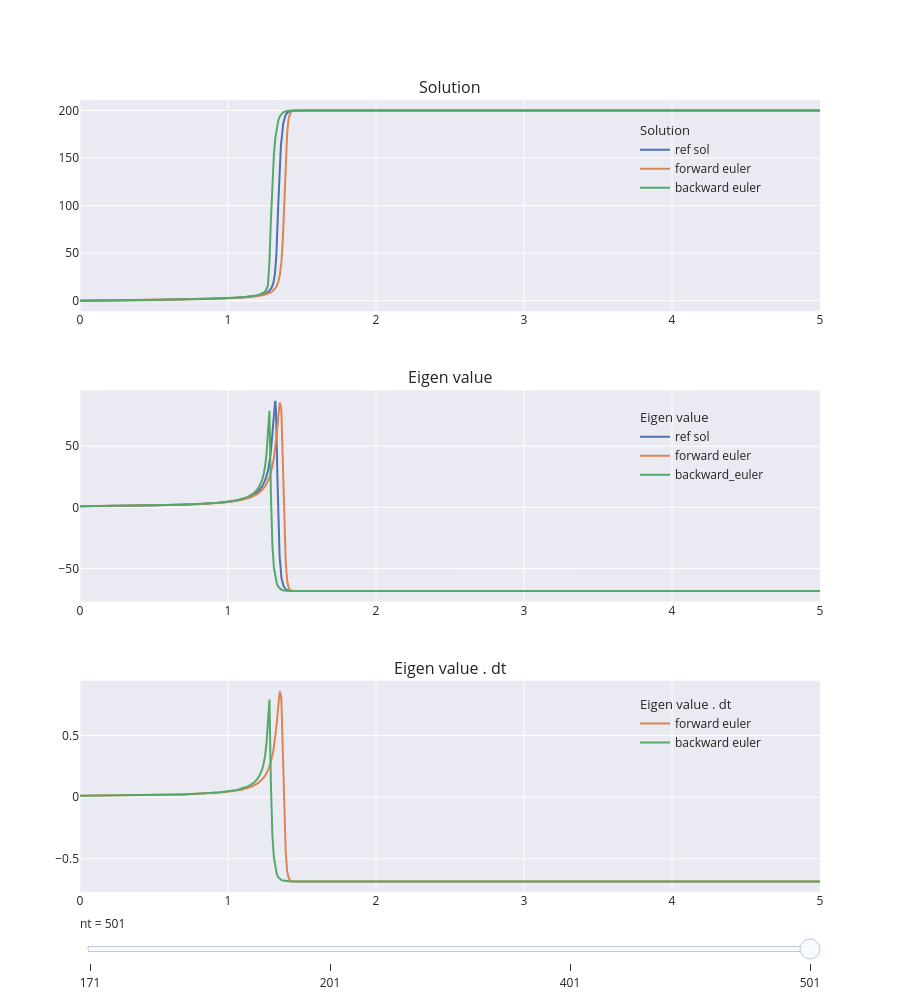

The notebook cell saved with this chart:
### Code cell
Tr = 200.0
beta = 10. 

tini = 0.0
tend = 5.0
nt = np.array([171, 201, 401, 501])

yini = (0.,)

plot_sol_euler(Tr, beta, tini, tend, nt, yini)

### Figure 1 — Plotly figure (JSON) as saved in the notebook; plotly's stock layout.template omitted (floating-point values rounded to 4 significant figures; data arrays with more than 128 entries replaced by an {"elided": "..."} marker saying what was removed)
{"data": [{"legendgroup": "sol", "legendgrouptitle": {"text": "Solution"}, "line": {"color": "rgb(76,114,176)"}, "name": "ref sol", "type": "scatter", "visible": false, "x": {"elided": "422 float values"}, "xaxis": "x", "y": {"elided": "422 float values"}, "yaxis": "y"}, {"legendgroup": "sol", "legendgrouptitle": {"text": "Solution"}, "line": {"color": "rgb(221,132,82)"}, "name": "forward euler", "type": "scatter", "visible": false, "x": {"elided": "171 float values"}, "xaxis": "x", "y": {"elided": "171 float values"}, "yaxis": "y"}, {"legendgroup": "sol", "legendgrouptitle": {"text": "Solution"}, "line": {"color": "rgb(85,168,104)"}, "name": "backward euler", "type": "scatter", "visible": false, "x": {"elided": "171 float values"}, "xaxis": "x", "y": {"elided": "171 float values"}, "yaxis": "y"}, {"legendgroup": "eig", "legendgrouptitle": {"text": "Eigen value"}, "line": {"color": "rgb(76,114,176)"}, "name": "ref sol", "type": "scatter", "visible": false, "x": {"elided": "422 float values"}, "xaxis": "x2", "y": {"elided": "422 float values"}, "yaxis": "y2"}, {"legendgroup": "eig", "legendgrouptitle": {"text": "Eigen value"}, "line": {"color": "rgb(221,132,82)"}, "name": "forward euler", "type": "scatter", "visible": false, "x": {"elided": "171 float values"}, "xaxis": "x2", "y": {"elided": "171 float values"}, "yaxis": "y2"}, {"legendgroup": "eig", "legendgrouptitle": {"text": "Eigen value"}, "line": {"color": "rgb(85,168,104)"}, "name": "backward_euler", "type": "scatter", "visible": false, "x": {"elided": "171 float values"}, "xaxis": "x2", "y": {"elided": "171 float values"}, "yaxis": "y2"}, {"legendgroup": "eigdt", "legendgrouptitle": {"text": "Eigen value . dt"}, "line": {"color": "rgb(221,132,82)"}, "name": "forward euler", "type": "scatter", "visible": false, "x": {"elided": "171 float values"}, "xaxis": "x3", "y": {"elided": "171 float values"}, "yaxis": "y3"}, {"legendgroup": "eigdt", "legendgrouptitle": {"text": "Eigen value . dt"}, "line": {"color": "rgb(85,168,104)"}, "name": "backward euler", "type": "scatter", "visible": false, "x": {"elided": "171 float values"}, "xaxis": "x3", "y": {"elided": "171 float values"}, "yaxis": "y3"}, {"legendgroup": "sol", "legendgrouptitle": {"text": "Solution"}, "line": {"color": "rgb(76,114,176)"}, "name": "ref sol", "type": "scatter", "visible": false, "x": {"elided": "422 float values"}, "xaxis": "x", "y": {"elided": "422 float values"}, "yaxis": "y"}, {"legendgroup": "sol", "legendgrouptitle": {"text": "Solution"}, "line": {"color": "rgb(221,132,82)"}, "name": "forward euler", "type": "scatter", "visible": false, "x": {"elided": "201 float values"}, "xaxis": "x", "y": {"elided": "201 float values"}, "yaxis": "y"}, {"legendgroup": "sol", "legendgrouptitle": {"text": "Solution"}, "line": {"color": "rgb(85,168,104)"}, "name": "backward euler", "type": "scatter", "visible": false, "x": {"elided": "201 float values"}, "xaxis": "x", "y": {"elided": "201 float values"}, "yaxis": "y"}, {"legendgroup": "eig", "legendgrouptitle": {"text": "Eigen value"}, "line": {"color": "rgb(76,114,176)"}, "name": "ref sol", "type": "scatter", "visible": false, "x": {"elided": "422 float values"}, "xaxis": "x2", "y": {"elided": "422 float values"}, "yaxis": "y2"}, {"legendgroup": "eig", "legendgrouptitle": {"text": "Eigen value"}, "line": {"color": "rgb(221,132,82)"}, "name": "forward euler", "type": "scatter", "visible": false, "x": {"elided": "201 float values"}, "xaxis": "x2", "y": {"elided": "201 float values"}, "yaxis": "y2"}, {"legendgroup": "eig", "legendgrouptitle": {"text": "Eigen value"}, "line": {"color": "rgb(85,168,104)"}, "name": "backward_euler", "type": "scatter", "visible": false, "x": {"elided": "201 float values"}, "xaxis": "x2", "y": {"elided": "201 float values"}, "yaxis": "y2"}, {"legendgroup": "eigdt", "legendgrouptitle": {"text": "Eigen value . dt"}, "line": {"color": "rgb(221,132,82)"}, "name": "forward euler", "type": "scatter", "visible": false, "x": {"elided": "201 float values"}, "xaxis": "x3", "y": {"elided": "201 float values"}, "yaxis": "y3"}, {"legendgroup": "eigdt", "legendgrouptitle": {"text": "Eigen value . dt"}, "line": {"color": "rgb(85,168,104)"}, "name": "backward euler", "type": "scatter", "visible": false, "x": {"elided": "201 float values"}, "xaxis": "x3", "y": {"elided": "201 float values"}, "yaxis": "y3"}, {"legendgroup": "sol", "legendgrouptitle": {"text": "Solution"}, "line": {"color": "rgb(76,114,176)"}, "name": "ref sol", "type": "scatter", "visible": false, "x": {"elided": "422 float values"}, "xaxis": "x", "y": {"elided": "422 float values"}, "yaxis": "y"}, {"legendgroup": "sol", "legendgrouptitle": {"text": "Solution"}, "line": {"color": "rgb(221,132,82)"}, "name": "forward euler", "type": "scatter", "visible": false, "x": {"elided": "401 float values"}, "xaxis": "x", "y": {"elided": "401 float values"}, "yaxis": "y"}, {"legendgroup": "sol", "legendgrouptitle": {"text": "Solution"}, "line": {"color": "rgb(85,168,104)"}, "name": "backward euler", "type": "scatter", "visible": false, "x": {"elided": "401 float values"}, "xaxis": "x", "y": {"elided": "401 float values"}, "yaxis": "y"}, {"legendgroup": "eig", "legendgrouptitle": {"text": "Eigen value"}, "line": {"color": "rgb(76,114,176)"}, "name": "ref sol", "type": "scatter", "visible": false, "x": {"elided": "422 float values"}, "xaxis": "x2", "y": {"elided": "422 float values"}, "yaxis": "y2"}, {"legendgroup": "eig", "legendgrouptitle": {"text": "Eigen value"}, "line": {"color": "rgb(221,132,82)"}, "name": "forward euler", "type": "scatter", "visible": false, "x": {"elided": "401 float values"}, "xaxis": "x2", "y": {"elided": "401 float values"}, "yaxis": "y2"}, {"legendgroup": "eig", "legendgrouptitle": {"text": "Eigen value"}, "line": {"color": "rgb(85,168,104)"}, "name": "backward_euler", "type": "scatter", "visible": false, "x": {"elided": "401 float values"}, "xaxis": "x2", "y": {"elided": "401 float values"}, "yaxis": "y2"}, {"legendgroup": "eigdt", "legendgrouptitle": {"text": "Eigen value . dt"}, "line": {"color": "rgb(221,132,82)"}, "name": "forward euler", "type": "scatter", "visible": false, "x": {"elided": "401 float values"}, "xaxis": "x3", "y": {"elided": "401 float values"}, "yaxis": "y3"}, {"legendgroup": "eigdt", "legendgrouptitle": {"text": "Eigen value . dt"}, "line": {"color": "rgb(85,168,104)"}, "name": "backward euler", "type": "scatter", "visible": false, "x": {"elided": "401 float values"}, "xaxis": "x3", "y": {"elided": "401 float values"}, "yaxis": "y3"}, {"legendgroup": "sol", "legendgrouptitle": {"text": "Solution"}, "line": {"color": "rgb(76,114,176)"}, "name": "ref sol", "type": "scatter", "visible": true, "x": {"elided": "422 float values"}, "xaxis": "x", "y": {"elided": "422 float values"}, "yaxis": "y"}, {"legendgroup": "sol", "legendgrouptitle": {"text": "Solution"}, "line": {"color": "rgb(221,132,82)"}, "name": "forward euler", "type": "scatter", "visible": true, "x": {"elided": "501 float values"}, "xaxis": "x", "y": {"elided": "501 float values"}, "yaxis": "y"}, {"legendgroup": "sol", "legendgrouptitle": {"text": "Solution"}, "line": {"color": "rgb(85,168,104)"}, "name": "backward euler", "type": "scatter", "visible": true, "x": {"elided": "501 float values"}, "xaxis": "x", "y": {"elided": "501 float values"}, "yaxis": "y"}, {"legendgroup": "eig", "legendgrouptitle": {"text": "Eigen value"}, "line": {"color": "rgb(76,114,176)"}, "name": "ref sol", "type": "scatter", "visible": true, "x": {"elided": "422 float values"}, "xaxis": "x2", "y": {"elided": "422 float values"}, "yaxis": "y2"}, {"legendgroup": "eig", "legendgrouptitle": {"text": "Eigen value"}, "line": {"color": "rgb(221,132,82)"}, "name": "forward euler", "type": "scatter", "visible": true, "x": {"elided": "501 float values"}, "xaxis": "x2", "y": {"elided": "501 float values"}, "yaxis": "y2"}, {"legendgroup": "eig", "legendgrouptitle": {"text": "Eigen value"}, "line": {"color": "rgb(85,168,104)"}, "name": "backward_euler", "type": "scatter", "visible": true, "x": {"elided": "501 float values"}, "xaxis": "x2", "y": {"elided": "501 float values"}, "yaxis": "y2"}, {"legendgroup": "eigdt", "legendgrouptitle": {"text": "Eigen value . dt"}, "line": {"color": "rgb(221,132,82)"}, "name": "forward euler", "type": "scatter", "visible": true, "x": {"elided": "501 float values"}, "xaxis": "x3", "y": {"elided": "501 float values"}, "yaxis": "y3"}, {"legendgroup": "eigdt", "legendgrouptitle": {"text": "Eigen value . dt"}, "line": {"color": "rgb(85,168,104)"}, "name": "backward euler", "type": "scatter", "visible": true, "x": {"elided": "501 float values"}, "xaxis": "x3", "y": {"elided": "501 float values"}, "yaxis": "y3"}], "layout": {"annotations": [{"font": {"size": 16}, "showarrow": false, "text": "Solution", "x": 0.5, "xanchor": "center", "xref": "paper", "y": 1, "yanchor": "bottom", "yref": "paper"}, {"font": {"size": 16}, "showarrow": false, "text": "Eigen value", "x": 0.5, "xanchor": "center", "xref": "paper", "y": 0.6333, "yanchor": "bottom", "yref": "paper"}, {"font": {"size": 16}, "showarrow": false, "text": "Eigen value . dt", "x": 0.5, "xanchor": "center", "xref": "paper", "y": 0.2667, "yanchor": "bottom", "yref": "paper"}], "height": 1000, "legend": {"bgcolor": "rgba(0,0,0,0)", "groupclick": "toggleitem", "tracegroupgap": 210, "x": 0.75, "y": 0.17}, "sliders": [{"active": 3, "currentvalue": {"prefix": "nt = "}, "steps": [{"args": [{"visible": [true, true, true, true, true, true, true, true, false, false, false, false, false, false, false, false, false, false, false, false, false, false, false, false, false, false, false, false, false, false, false, false]}], "label": "171", "method": "update"}, {"args": [{"visible": [false, false, false, false, false, false, false, false, true, true, true, true, true, true, true, true, false, false, false, false, false, false, false, false, false, false, false, false, false, false, false, false]}], "label": "201", "method": "update"}, {"args": [{"visible": [false, false, false, false, false, false, false, false, false, false, false, false, false, false, false, false, true, true, true, true, true, true, true, true, false, false, false, false, false, false, false, false]}], "label": "401", "method": "update"}, {"args": [{"visible": [false, false, false, false, false, false, false, false, false, false, false, false, false, false, false, false, false, false, false, false, false, false, false, false, true, true, true, true, true, true, true, true]}], "label": "501", "method": "update"}]}], "xaxis": {"anchor": "y", "domain": [0, 1]}, "xaxis2": {"anchor": "y2", "domain": [0, 1]}, "xaxis3": {"anchor": "y3", "domain": [0, 1]}, "yaxis": {"anchor": "x", "domain": [0.7333, 1]}, "yaxis2": {"anchor": "x2", "domain": [0.3667, 0.6333]}, "yaxis3": {"anchor": "x3", "domain": [0, 0.2667]}}}
